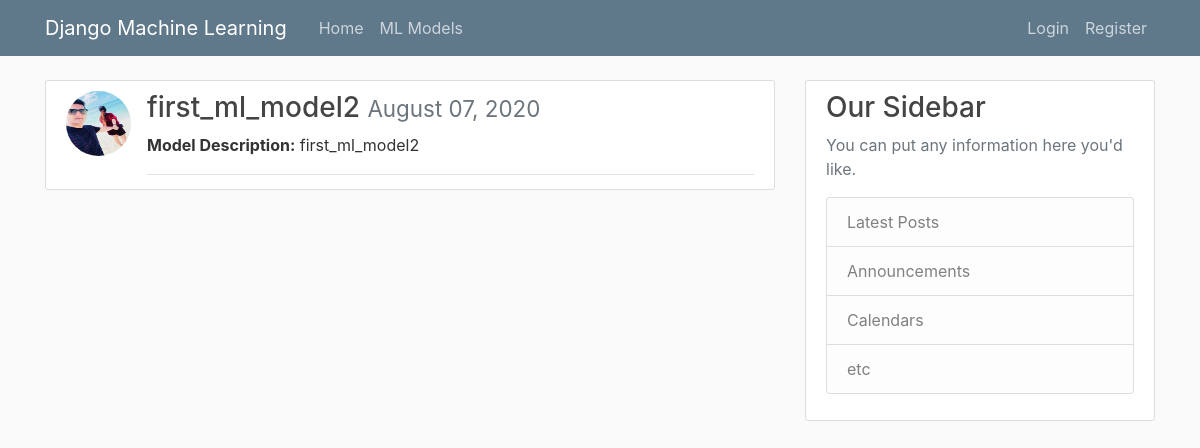
The page /machine_learning/3/ on the database its author committed.
### machine_learning/models.py (models this page shows, shortened)
class ml_models(models.Model):
    model_name =  models.CharField(max_length=100)
    description =  models.TextField()
    create_date = models.DateTimeField(default=timezone.now)
    created_by = models.ForeignKey(User, null=True, blank=True, on_delete=models.DO_NOTHING, related_name='created_by')

### users/models.py (models this page shows, shortened)
class Profile(models.Model):
    user = models.OneToOneField(User, on_delete=models.CASCADE)
    image = models.ImageField(default="default.jpg", upload_to="profile_pics")

### machine_learning/views.py (the view)
# urls.py: path('machine_learning/<int:pk>/', MLDetailView.as_view(), name="machine_learning-detail"),
class MLDetailView(DetailView):
    model = ml_models

### machine_learning/templates/machine_learning/ml_models_detail.html (shortened to what this page needs)
{% extends "machine_learning/base.html" %}
{% block details %}
<article class="media content-section">
    <img class="rounded-circle article-img" src="{{ object.created_by.profile.image.url }}">
    <div class="media-body">
    <div class="article-metadata">
        <h3>{{ object.model_name }} <small class="text-muted">{{ object.create_date|date:"F d, Y" }}</small></h3>
        <p><b>Model Description:</b> {{ object.description }}</p>
    </div>
    </div>
</article>
{% endblock details %}

### machine_learning/static/machine_learning/main.css (style rules this page uses)
body { background: #fafafa; color: #333333; margin-top: 5rem; }
h1, h2, h3, h4, h5, h6 { color: #444444; }
.content-section { background: #ffffff; padding: 10px 20px; border: 1px solid #dddddd; border-radius: 3px; margin-bottom: 20px; }
.article-img { height: 65px; width: 65px; margin-right: 16px; }
.article-metadata { padding-bottom: 1px; margin-bottom: 4px; border-bottom: 1px solid #e3e3e3 }

### rows shown on the page
ml_models: created_by.profile.image (picture), model_name "first_ml_model2", create_date "August 07, 2020", description "first_ml_model2"
